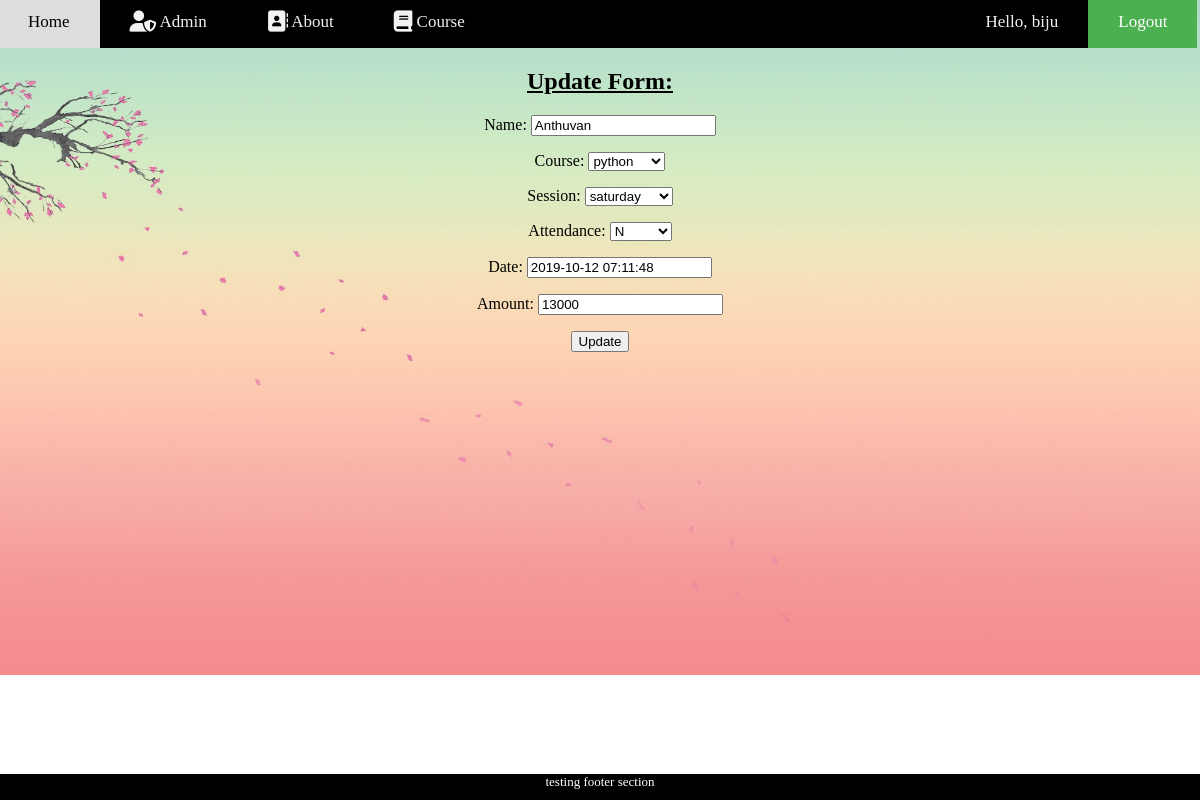
The page /update/4 (signed in) on the database its author committed.
### enroll/models.py (models this page shows, shortened)
class Data(models.Model):
    ATT = (
        ('Student Attendance', (
            (u'YES', u'Y'),
            (u'NO', u'N'),
        )),
    )
    DAY = (
        ('Choose your session', (
            (u'SATURDAY', u'saturday'),
            (u'SUNDAY', u'sunday'),
        )),
    )
    COURSE = (
        ('Select your course', (
            (u'PYTHON', u'python'),
            (u'DOT_NET', u'.net'),
            (u'C', u'c'),
            (u'C++', u'c++'),
            (u'PHP', u'php'),
            (u'XML', u'xml'),
        )),
    )
    id = models.AutoField(primary_key=True)
    name = models.CharField(max_length=15, null=False, unique=True)
    course = models.CharField(max_length=10, blank=False, null=False, choices=COURSE)
    session = models.CharField(max_length=8, blank=False, null=False, choices=DAY)
    attendance = models.CharField(max_length=3, blank=False, null=False, choices=ATT)
    date = models.DateTimeField(default=datetime.now, editable=True)
    amount = models.IntegerField(blank=False, null=False)
    img = models.ImageField(upload_to='images/', default="")
    class Meta:
        db_table = 'student'

### enroll/views.py (the view)
# urls.py: path('update/<int:pk>', v.U.as_view(), name='edit'),
class U(UpdateView):
    model = Data
    fields = ['name', 'course', 'session', 'attendance', 'date', 'amount']
    template_name = 'edit.html'
    success_url = reverse_lazy('records')

### enroll/templates/edit.html (shortened to what this page needs)
{% extends 'base.html' %}
{% load static %}
{% block content%}
<html lang="en">
    <head>
    </head>
    <body onload="redirect()">
        {% if user.is_superuser%}
            <center>
                <h2><u>Update Form:</u></h2>
                <form method="post">
                    {{form.as_p}}
                    <input type="submit" value="Update">
                </form>
            </center>
        {% else %}
            <script>
                function redirect(){alert("Not an Admin--Redirecting....");window.location.replace('{% url 'home' %}');}
            </script>
        {% endif %}
    </body>
</html>
{% endblock content%}

### enroll/templates/base.html (shortened to what this page needs)
{% load static %}
<!DOCTYPE html>
<html lang="en">
        <head>
            <link rel="stylesheet" type="text/css" href="{% static 'CSS/main.css' %}">
        </head>
        <body>
                <div class="topnav">
                    <a class="active" id="bb" href="{% url 'home' %}">Home</a>
                    <a class="active" href="{% url 'records' %}" title="Admin">
                        <i class="fas fa-user-shield fa-lg"></i> Admin</a>
                    <a class="active" href="{% url 'contact' %}">
                        <i class="fas fa-address-book fa-lg"></i> About</a>
                    <a class="active" href="{% url 'course' %}">
                        <i class="fas fa-book fa-lg"></i> Course</a>
                    {% if user.is_authenticated %}
                        <a class="opp" id="bb" href="{% url 'logout' %}">Logout</a>
                        <a class="opp">Hello, {{user.username}}</a>
                    {% else %}
                        <a class="opp" id="bb" href="{% url 'login' %}" title="Student">
                        <i class="fas fa-door-open fa-lg"></i> Login</a>
                    {% endif %}
                </div>
            {% block content %}
            {% endblock content %}
        </body>
        <footer id="foot">testing footer section</footer>
    </html>

### enroll/static/CSS/main.css (style rules this page uses)
html { scroll-behavior: smooth; }
body { background-image: url('/static/images/bgr.jpg'); background-repeat: no-repeat; background-size: cover; }
.topnav { position: sticky; overflow: hidden; margin-left: -10px; margin-top: -12px; margin-right: -8px; background-color: hsl(0, 100%, 0%); width: 101.3%; height: 8.01% }
.topnav a { float: left; color: #f2f2f2; padding: 16px 30px; text-decoration: none; font-size: 17px; transition-duration: 0.9s; }
.topnav a#bb { background-color: #4CAF50; color: white; }
.topnav a.opp { float: right; }
#foot { bottom: 0; color: white; text-align: center; background-color: hsl(0, 100%, 0%); height: 2em; left: 0; position: fixed; font-size: small; width:100%; }

### rows shown on the page
Data: name "Anthuvan", course "python", session "saturday", attendance "N", date "2019-10-12 07:11:48", amount "13000"

### other values the page prints
{{ user.username }} "biju"
